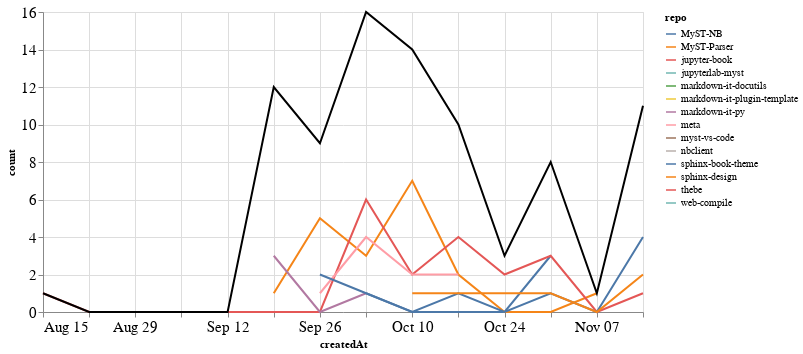

Notebook code for this chart:
### Markdown cell above
### Comments

### Code cell
comments_time = comments.groupby('repo').resample('W', on='createdAt').count()['author'].reset_index()
comments_time = comments_time.rename(columns={'author': 'count'})
comments_time_total = comments_time.groupby('createdAt').agg({"count": "sum"}).reset_index()
ch1 = alt.Chart(comments_time, width=600).mark_line().encode(
    x='createdAt',
    y='count',
    color='repo',
    tooltip="repo"
)

ch2 = alt.Chart(comments_time_total, width=600).mark_line(color="black").encode(
    x='createdAt',
    y='count',
)

ch1 + ch2

### Figure 1 — Vega-Lite specification as saved in the notebook (floating-point values rounded to 4 significant figures)
{"config": {"axisLeft": {"labelFontSize": 15}, "axisBottom": {"labelFontSize": 15}}, "layer": [{"data": {"name": "data-f5afcdf28ec234f6ff3b43add0fd0930"}, "mark": "line", "encoding": {"color": {"type": "nominal", "field": "repo"}, "tooltip": {"type": "nominal", "field": "repo"}, "x": {"type": "temporal", "field": "createdAt"}, "y": {"type": "quantitative", "field": "count"}}, "width": 600}, {"data": {"name": "data-04c752dfdcdbb8eafde11163dada0331"}, "mark": {"type": "line", "color": "black"}, "encoding": {"x": {"type": "temporal", "field": "createdAt"}, "y": {"type": "quantitative", "field": "count"}}, "width": 600}], "$schema": "https://vega.github.io/schema/vega-lite/v4.8.1.json", "datasets": {"data-f5afcdf28ec234f6ff3b43add0fd0930": [{"repo": "MyST-NB", "createdAt": "2021-10-03T00:00:00", "count": 1}, {"repo": "MyST-NB", "createdAt": "2021-10-10T00:00:00", "count": 0}, {"repo": "MyST-NB", "createdAt": "2021-10-17T00:00:00", "count": 0}, {"repo": "MyST-NB", "createdAt": "2021-10-24T00:00:00", "count": 0}, {"repo": "MyST-NB", "createdAt": "2021-10-31T00:00:00", "count": 3}, {"repo": "MyST-Parser", "createdAt": "2021-09-19T00:00:00", "count": 1}, {"repo": "MyST-Parser", "createdAt": "2021-09-26T00:00:00", "count": 5}, {"repo": "MyST-Parser", "createdAt": "2021-10-03T00:00:00", "count": 3}, {"repo": "MyST-Parser", "createdAt": "2021-10-10T00:00:00", "count": 7}, {"repo": "MyST-Parser", "createdAt": "2021-10-17T00:00:00", "count": 2}, {"repo": "MyST-Parser", "createdAt": "2021-10-24T00:00:00", "count": 0}, {"repo": "MyST-Parser", "createdAt": "2021-10-31T00:00:00", "count": 0}, {"repo": "MyST-Parser", "createdAt": "2021-11-07T00:00:00", "count": 1}, {"repo": "jupyter-book", "createdAt": "2021-08-15T00:00:00", "count": 1}, {"repo": "jupyter-book", "createdAt": "2021-08-22T00:00:00", "count": 0}, {"repo": "jupyter-book", "createdAt": "2021-08-29T00:00:00", "count": 0}, {"repo": "jupyter-book", "createdAt": "2021-09-05T00:00:00", "count": 0}, {"repo": "jupyter-book", "createdAt": "2021-09-12T00:00:00", "count": 0}, {"repo": "jupyter-book", "createdAt": "2021-09-19T00:00:00", "count": 0}, {"repo": "jupyter-book", "createdAt": "2021-09-26T00:00:00", "count": 0}, {"repo": "jupyter-book", "createdAt": "2021-10-03T00:00:00", "count": 6}, {"repo": "jupyter-book", "createdAt": "2021-10-10T00:00:00", "count": 2}, {"repo": "jupyter-book", "createdAt": "2021-10-17T00:00:00", "count": 4}, {"repo": "jupyter-book", "createdAt": "2021-10-24T00:00:00", "count": 2}, {"repo": "jupyter-book", "createdAt": "2021-10-31T00:00:00", "count": 3}, {"repo": "jupyter-book", "createdAt": "2021-11-07T00:00:00", "count": 0}, {"repo": "jupyter-book", "createdAt": "2021-11-14T00:00:00", "count": 1}, {"repo": "jupyterlab-myst", "createdAt": "2021-09-19T00:00:00", "count": 6}, {"repo": "markdown-it-docutils", "createdAt": "2021-11-14T00:00:00", "count": 2}, {"repo": "markdown-it-plugin-template", "createdAt": "2021-11-14T00:00:00", "count": 1}, {"repo": "markdown-it-py", "createdAt": "2021-09-19T00:00:00", "count": 3}, {"repo": "markdown-it-py", "createdAt": "2021-09-26T00:00:00", "count": 0}, {"repo": "markdown-it-py", "createdAt": "2021-10-03T00:00:00", "count": 1}, {"repo": "meta", "createdAt": "2021-09-26T00:00:00", "count": 1}, {"repo": "meta", "createdAt": "2021-10-03T00:00:00", "count": 4}, {"repo": "meta", "createdAt": "2021-10-10T00:00:00", "count": 2}, {"repo": "meta", "createdAt": "2021-10-17T00:00:00", "count": 2}, {"repo": "myst-vs-code", "createdAt": "2021-11-14T00:00:00", "count": 1}, {"repo": "nbclient", "createdAt": "2021-09-19T00:00:00", "count": 2}, {"repo": "sphinx-book-theme", "createdAt": "2021-09-26T00:00:00", "count": 2}, {"repo": "sphinx-book-theme", "createdAt": "2021-10-03T00:00:00", "count": 1}, {"repo": "sphinx-book-theme", "createdAt": "2021-10-10T00:00:00", "count": 0}, {"repo": "sphinx-book-theme", "createdAt": "2021-10-17T00:00:00", "count": 1}, {"repo": "sphinx-book-theme", "createdAt": "2021-10-24T00:00:00", "count": 0}, {"repo": "sphinx-book-theme", "createdAt": "2021-10-31T00:00:00", "count": 1}, {"repo": "sphinx-book-theme", "createdAt": "2021-11-07T00:00:00", "count": 0}, {"repo": "sphinx-book-theme", "createdAt": "2021-11-14T00:00:00", "count": 4}, {"repo": "sphinx-design", "createdAt": "2021-10-10T00:00:00", "count": 1}, {"repo": "sphinx-design", "createdAt": "2021-10-17T00:00:00", "count": 1}, {"repo": "sphinx-design", "createdAt": "2021-10-24T00:00:00", "count": 1}, {"repo": "sphinx-design", "createdAt": "2021-10-31T00:00:00", "count": 1}, {"repo": "sphinx-design", "createdAt": "2021-11-07T00:00:00", "count": 0}, {"repo": "sphinx-design", "createdAt": "2021-11-14T00:00:00", "count": 2}, {"repo": "thebe", "createdAt": "2021-10-10T00:00:00", "count": 2}, {"repo": "web-compile", "createdAt": "2021-09-26T00:00:00", "count": 1}], "data-04c752dfdcdbb8eafde11163dada0331": [{"createdAt": "2021-08-15T00:00:00", "count": 1}, {"createdAt": "2021-08-22T00:00:00", "count": 0}, {"createdAt": "2021-08-29T00:00:00", "count": 0}, {"createdAt": "2021-09-05T00:00:00", "count": 0}, {"createdAt": "2021-09-12T00:00:00", "count": 0}, {"createdAt": "2021-09-19T00:00:00", "count": 12}, {"createdAt": "2021-09-26T00:00:00", "count": 9}, {"createdAt": "2021-10-03T00:00:00", "count": 16}, {"createdAt": "2021-10-10T00:00:00", "count": 14}, {"createdAt": "2021-10-17T00:00:00", "count": 10}, {"createdAt": "2021-10-24T00:00:00", "count": 3}, {"createdAt": "2021-10-31T00:00:00", "count": 8}, {"createdAt": "2021-11-07T00:00:00", "count": 1}, {"createdAt": "2021-11-14T00:00:00", "count": 11}]}}
